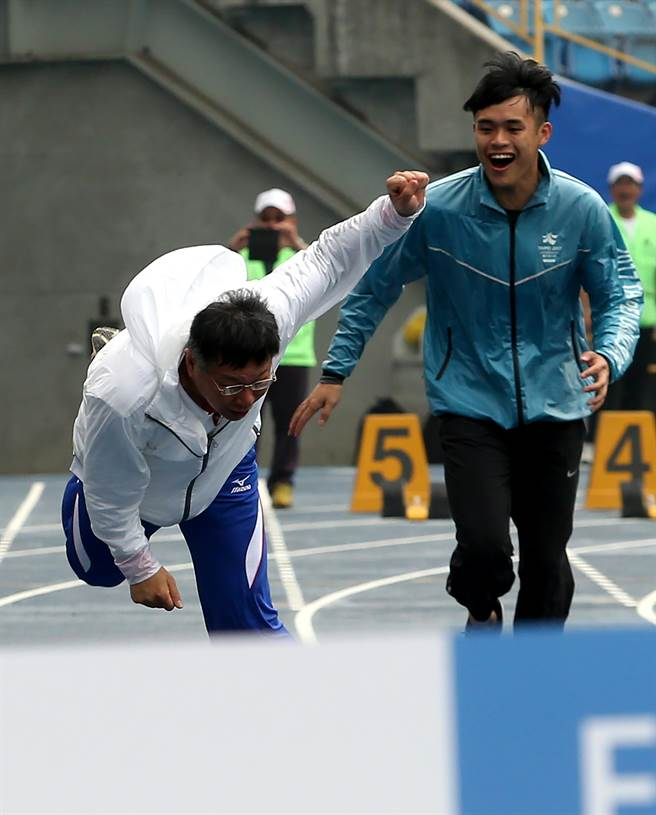
#> input picture 0413.jpg, 656 x 815 px
$ python boring.py
#> lines starting #> are read from the running program, lines starting #| are printed output that depends on the picture; after the words box and inside, x2 and y2 are one past the last pixel; in counts of white or black regions, pixels touching at a corner belong together
from skimage import io,data,img_as_ubyte
import matplotlib.pyplot as plt
import numpy as np

def lsb(x):
    lsb_list=[]
    for i in range(0, 8):
        lsb_list.append(x % (2**(i+1)))
        #print(lsb_list)
    for j in range(7, 0, -1):
        lsb_list[j] = lsb_list[j] - lsb_list[j-1]
        if lsb_list[j] != 0:
            if (lsb_list[j] % 2) ==0:
                lsb_list[j] = 1
            else:
                lsb_list[j] = 0
# print("lsb(%s) -> %s" % (j, lsb_list[j]))
# print("lsb(%s) -> %s" % (0, lsb_list[0]))
    return lsb_list
#lsb(254)
# img=data.chelsea()
img=io.imread('0413.jpg')
#> img is the input picture: shape (815, 656, 3); mean R, G, B 111.5, 122.1, 126.2
rows,cols,dims=img.shape
#> rows = 815; cols = 656; dims = 3
plt.figure(figsize=(16,16))
img_gray = img_as_ubyte(img.copy())
img_sample = img[:,:,0].copy()
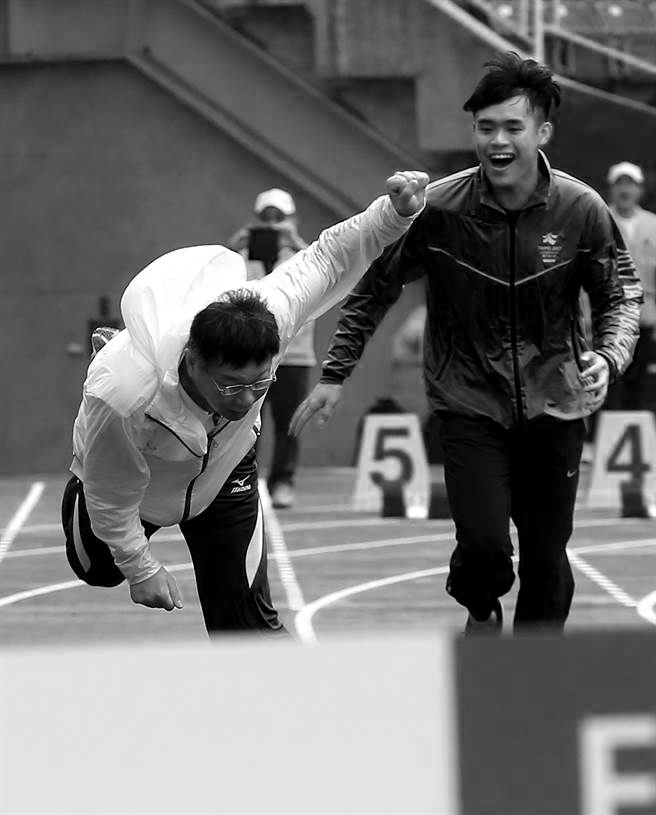
#> img_sample: shape (815, 656); min 0, max 255, mean 111.5
for i in range(0,rows):
    for j in range(0,cols):
        sum = 0.0
        for k in range(0,3): #dims=3
            sum = sum + img[i,j,k]
# print(sum)
        img_gray[i,j] = sum/3 #dims=3

        img_sample[i,j] = sum/3 #dims=2

        lsb_list = lsb(img_sample[i,j])
        if lsb_list[6] == 1:
            img_sample[i,j] = 255
        else:
            img_sample[i,j] = 0
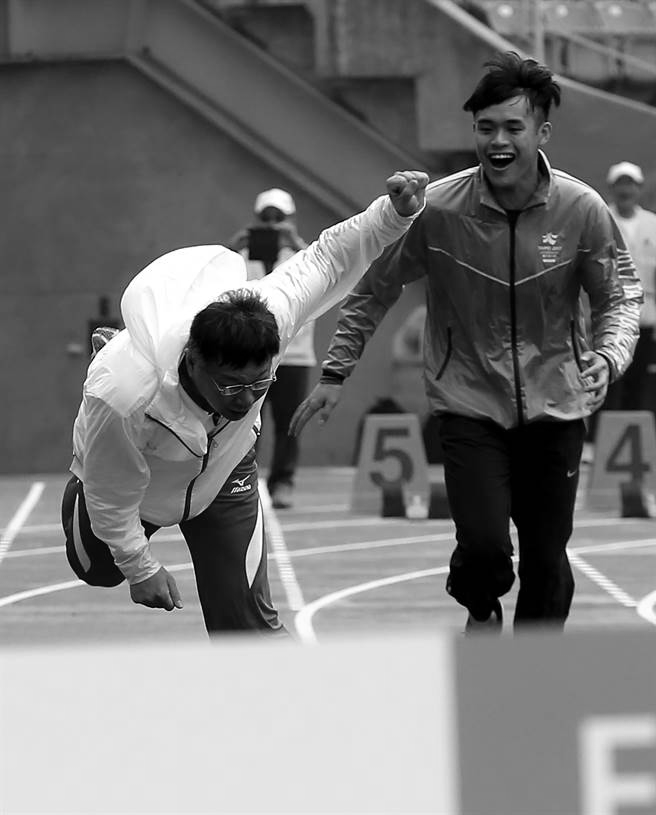
#> img_gray: shape (815, 656, 3); min 0, max 255, mean 119.6
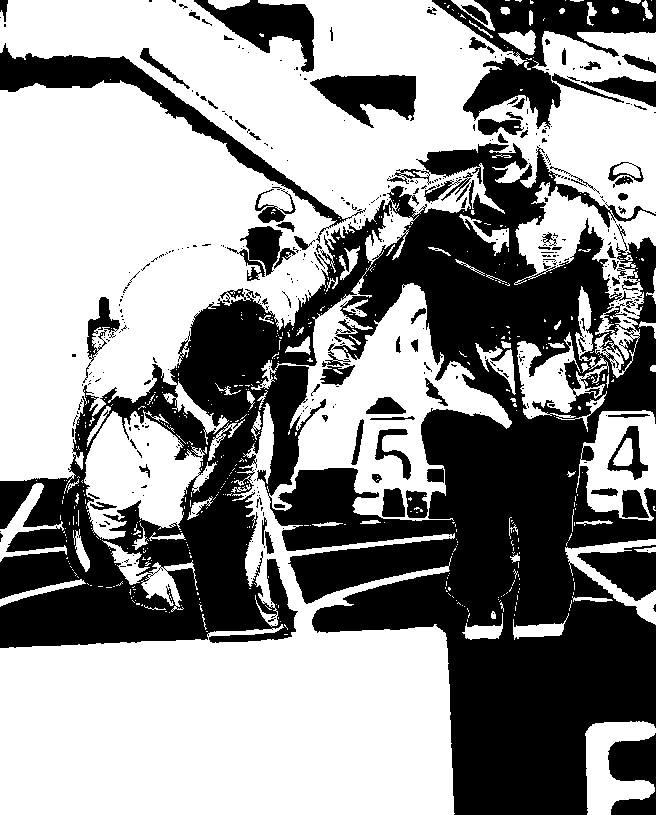
#> img_sample: shape (815, 656); 57.8% white; 425 black regions (335 under 20 px), largest, box (x1, y1, x2, y2) and area: (0, 143, 656, 815) 180896, (432, 0, 656, 129) 9919, (0, 43, 366, 243) 7402

plt.subplot(3,1,1)
plt.title('origin image')
plt.imshow(img)
plt.subplot(3,1,2)
plt.title('gray image')
plt.imshow(img_gray)
plt.subplot(3,1,3)
plt.title('LSB6')
io.imshow(img_sample)
plt.show()
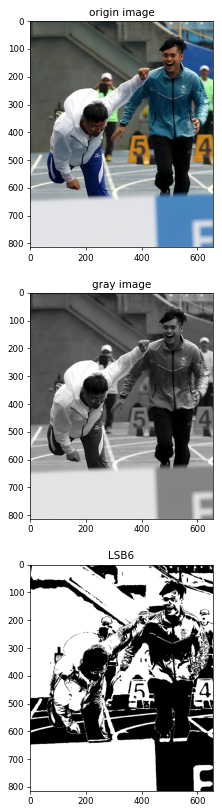
#> figure drawn by matplotlib, 3 panels
